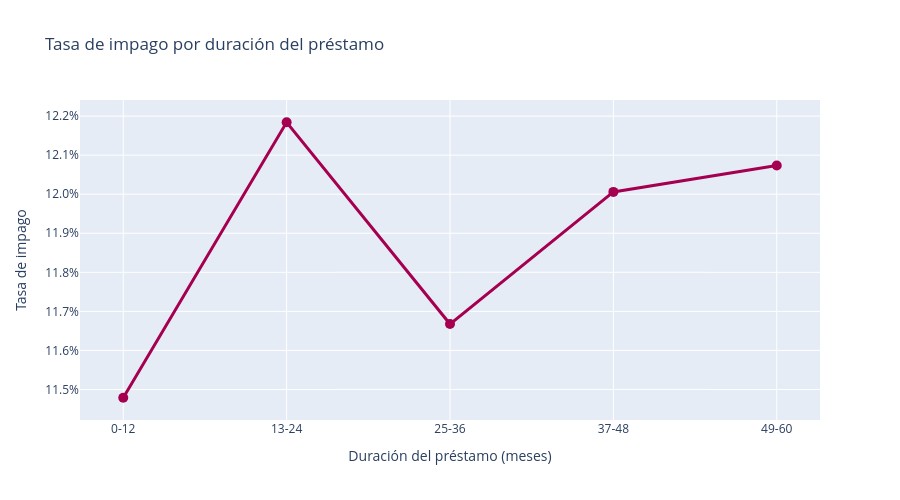

Notebook code cell kept with this figure:
### Code cell
#GRÁFICO 5: Relación entre duración y tasa de impago
#Crear categorías de duración (tramos de 12 meses)
df['Duracion_Tramo'] = pd.cut(df['Duracion'], bins=[0, 12, 24, 36, 48, 60, 72], 
                               labels=['0-12', '13-24', '25-36', '37-48', '49-60', '61-72'])

#Calcular tasa de impago por tramo
tasa_duracion = df.groupby('Duracion_Tramo', observed=True)['Impago'].mean().reset_index()

fig5 = px.line(
    tasa_duracion,
    x='Duracion_Tramo',
    y='Impago',
    markers=True,
    title='Tasa de impago por duración del préstamo',
    labels={
        'Duracion_Tramo': 'Duración del préstamo (meses)',
        'Impago': 'Tasa de impago'
    }
)

# Cambiamos el color de la línea y los marcadores a rojo_220
fig5.update_traces(line=dict(color='#A50050', width=3), marker=dict(color='#A50050', size=10))

fig5.update_layout(
    width=900,
    height=500,
    yaxis_tickformat='.1%'
)
fig5.show()

### Figure 1 — Plotly figure (JSON) as saved in the notebook; plotly's stock layout.template omitted (floating-point values rounded to 4 significant figures)
{"data": [{"hovertemplate": "Duración del préstamo (meses)=%{x}<br>Tasa de impago=%{y}<extra></extra>", "legendgroup": "", "line": {"color": "#A50050", "dash": "solid", "width": 3}, "marker": {"color": "#A50050", "size": 10, "symbol": "circle"}, "mode": "lines+markers", "name": "", "orientation": "v", "showlegend": false, "type": "scatter", "x": ["0-12", "13-24", "25-36", "37-48", "49-60"], "xaxis": "x", "y": [0.1148, 0.1218, 0.1167, 0.1201, 0.1207], "yaxis": "y"}], "layout": {"height": 500, "legend": {"tracegroupgap": 0}, "title": {"text": "Tasa de impago por duración del préstamo"}, "width": 900, "xaxis": {"anchor": "y", "domain": [0, 1], "title": {"text": "Duración del préstamo (meses)"}}, "yaxis": {"anchor": "x", "domain": [0, 1], "tickformat": ".1%", "title": {"text": "Tasa de impago"}}}}
